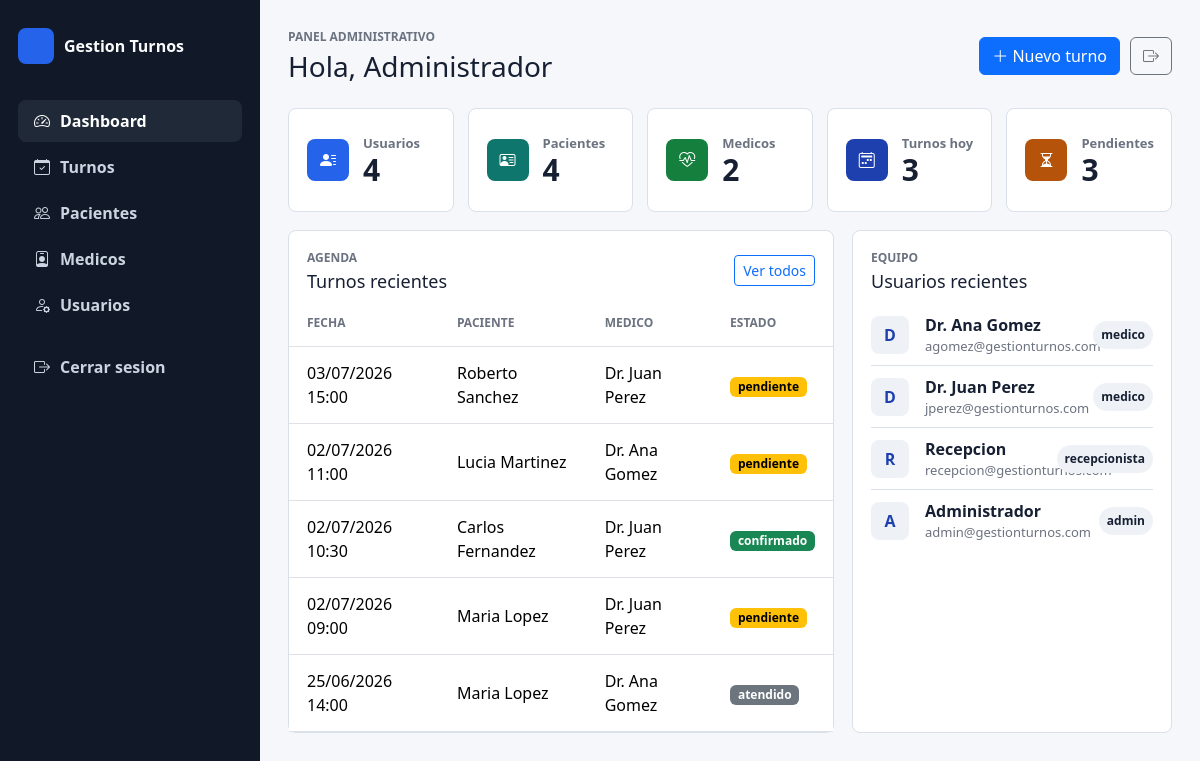
Page /index.php?action=dashboard (signed in) on the committed database.
### tables this page shows
CREATE TABLE turnos (
    id INT UNSIGNED AUTO_INCREMENT PRIMARY KEY,
    id_medico INT UNSIGNED NOT NULL,
    id_paciente INT UNSIGNED NOT NULL,
    fecha_hora DATETIME NOT NULL,
    motivo VARCHAR(255) NULL,
    estado ENUM('pendiente', 'confirmado', 'cancelado', 'atendido') NOT NULL DEFAULT 'pendiente',
    created_at TIMESTAMP NOT NULL DEFAULT CURRENT_TIMESTAMP,
    updated_at TIMESTAMP NOT NULL DEFAULT CURRENT_TIMESTAMP ON UPDATE CURRENT_TIMESTAMP,
    UNIQUE KEY uq_turnos_medico_fecha (id_medico, fecha_hora),
    KEY idx_turnos_paciente (id_paciente),
    KEY idx_turnos_fecha (fecha_hora),
    KEY idx_turnos_estado (estado),
    CONSTRAINT fk_turnos_medico
        FOREIGN KEY (id_medico) REFERENCES usuarios (id)
        ON UPDATE CASCADE
        ON DELETE RESTRICT,
    CONSTRAINT fk_turnos_paciente
        FOREIGN KEY (id_paciente) REFERENCES pacientes (id)
        ON UPDATE CASCADE
        ON DELETE RESTRICT
);

CREATE TABLE usuarios (
    id INT UNSIGNED AUTO_INCREMENT PRIMARY KEY,
    nombre VARCHAR(120) NOT NULL,
    email VARCHAR(150) NOT NULL,
    password VARCHAR(255) NOT NULL,
    rol ENUM('admin', 'recepcionista', 'medico') NOT NULL,
    especialidad VARCHAR(100) NULL,
    matricula VARCHAR(50) NULL,
    created_at TIMESTAMP NOT NULL DEFAULT CURRENT_TIMESTAMP,
    updated_at TIMESTAMP NOT NULL DEFAULT CURRENT_TIMESTAMP ON UPDATE CURRENT_TIMESTAMP,
    UNIQUE KEY uq_usuarios_email (email),
    KEY idx_usuarios_rol (rol),
    KEY idx_usuarios_medico (rol, especialidad, matricula)
);

### views/admin/dashboard.php (the view, shortened to what this page needs)
<?php
$nombreUsuario = $_SESSION['usuario_nombre'] ?? 'Administrador';
$stats = [
    'usuarios' => 0,
    'pacientes' => 0,
    'medicos' => 0,
    'turnos_hoy' => 0,
    'turnos_pendientes' => 0,
];
$turnosRecientes = [];
$usuariosRecientes = [];
try {
    $db = conexion::conexion();
    $stats['usuarios'] = (int) $db->query('SELECT COUNT(*) FROM usuarios')->fetchColumn();
    $stats['pacientes'] = (int) $db->query('SELECT COUNT(*) FROM pacientes')->fetchColumn();
    $stats['medicos'] = (int) $db->query("SELECT COUNT(*) FROM usuarios WHERE rol = 'medico'")->fetchColumn();
    $stats['turnos_hoy'] = (int) $db->query('SELECT COUNT(*) FROM turnos WHERE DATE(fecha_hora) = CURDATE()')->fetchColumn();
    $stats['turnos_pendientes'] = (int) $db->query("SELECT COUNT(*) FROM turnos WHERE estado = 'pendiente'")->fetchColumn();
    $stmtTurnos = $db->query("
        SELECT
            t.fecha_hora,
            t.estado,
            t.motivo,
            CONCAT(p.nombre, ' ', p.apellido) AS paciente,
            COALESCE(u.nombre, 'Sin medico asignado') AS medico
        FROM turnos t
        LEFT JOIN pacientes p ON p.id = t.id_paciente
        LEFT JOIN usuarios u ON u.id = t.id_medico
        ORDER BY t.fecha_hora DESC
        LIMIT 5
    ");
    $turnosRecientes = $stmtTurnos->fetchAll();
    $stmtUsuarios = $db->query("
        SELECT nombre, email, rol, created_at
        FROM usuarios
        ORDER BY created_at DESC, id DESC
        LIMIT 5
    ");
    $usuariosRecientes = $stmtUsuarios->fetchAll();
} catch (Throwable $e) {
    error_log('Error en dashboard admin: ' . $e->getMessage());
    $errorDashboard = 'No se pudieron cargar los datos del dashboard.';
}
function badgeEstado(string $estado): string
{
    return match ($estado) {
        'confirmado' => 'text-bg-success',
        'cancelado' => 'text-bg-danger',
        'atendido' => 'text-bg-secondary',
        default => 'text-bg-warning',
    };
}
?>
<!DOCTYPE html>
<html lang="es">
<head>
    <link href="https://cdn.jsdelivr.net/npm/bootstrap@5.3.3/dist/css/bootstrap.min.css" rel="stylesheet">
    <link href="https://cdn.jsdelivr.net/npm/bootstrap-icons@1.11.3/font/bootstrap-icons.css" rel="stylesheet">
    <link href="public/css/admin-dashboard.css" rel="stylesheet">
</head>
<body>
    <div class="app-shell">
        <?php require __DIR__ . '/../layouts/sidebar.php'; ?>
        <main class="main-content">
            <header class="topbar">
                <div>
                    <p class="eyebrow">Panel administrativo</p>
                    <h1>Hola, <?php echo htmlspecialchars($nombreUsuario); ?></h1>
                </div>
                <div class="topbar-actions">
                    <a href="index.php?action=turnos_crear" class="btn btn-primary">
                        <i class="bi bi-plus-lg"></i>
                        <span>Nuevo turno</span>
                    </a>
                    <a href="index.php?action=logout" class="btn btn-outline-secondary icon-btn" title="Cerrar sesion">
                        <i class="bi bi-box-arrow-right"></i>
                    </a>
                </div>
            </header>
            <section class="stats-grid">
                <article class="stat-card">
                    <div class="stat-icon users"><i class="bi bi-person-lines-fill"></i></div>
                    <div>
                        <span>Usuarios</span>
                        <strong><?php echo $stats['usuarios']; ?></strong>
                    </div>
                </article>
                <article class="stat-card">
                    <div class="stat-icon patients"><i class="bi bi-person-vcard"></i></div>
                    <div>
                        <span>Pacientes</span>
                        <strong><?php echo $stats['pacientes']; ?></strong>
                    </div>
                </article>
                <article class="stat-card">
                    <div class="stat-icon doctors"><i class="bi bi-heart-pulse"></i></div>
                    <div>
                        <span>Medicos</span>
                        <strong><?php echo $stats['medicos']; ?></strong>
                    </div>
                </article>
                <article class="stat-card">
                    <div class="stat-icon calendar"><i class="bi bi-calendar2-week"></i></div>
                    <div>
                        <span>Turnos hoy</span>
                        <strong><?php echo $stats['turnos_hoy']; ?></strong>
                    </div>
                </article>
                <article class="stat-card">
                    <div class="stat-icon pending"><i class="bi bi-hourglass-split"></i></div>
                    <div>
                        <span>Pendientes</span>
                        <strong><?php echo $stats['turnos_pendientes']; ?></strong>
                    </div>
                </article>
            </section>
            <section class="content-grid">
                <article class="panel">
                    <div class="panel-header">
                        <div>
                            <p class="eyebrow">Agenda</p>
                            <h2>Turnos recientes</h2>
                        </div>
                        <a href="index.php?action=turnos" class="btn btn-sm btn-outline-primary">Ver todos</a>
                    </div>
                    <div class="table-responsive">
                        <table class="table align-middle">
                            <thead>
                                <tr>
                                    <th>Fecha</th>
                                    <th>Paciente</th>
                                    <th>Medico</th>
                                    <th>Estado</th>
                                </tr>
                            </thead>
                            <tbody>
                                <?php foreach ($turnosRecientes as $turno): ?>
                                    <tr>
                                        <td>
                                            <?php echo htmlspecialchars(date('d/m/Y H:i', strtotime($turno['fecha_hora']))); ?>
                                        </td>
                                        <td><?php echo htmlspecialchars($turno['paciente'] ?? 'Sin paciente'); ?></td>
                                        <td><?php echo htmlspecialchars($turno['medico']); ?></td>
                                        <td>
                                            <span class="badge <?php echo badgeEstado($turno['estado']); ?>">
                                                <?php echo htmlspecialchars($turno['estado']); ?>
                                            </span>
                                        </td>
                                    </tr>
                                <?php endforeach; ?>
                            </tbody>
                        </table>
                    </div>
                </article>
                <article class="panel">
                    <div class="panel-header">
                        <div>
                            <p class="eyebrow">Equipo</p>
                            <h2>Usuarios recientes</h2>
                        </div>
                    </div>
                    <div class="user-list">
                        <?php foreach ($usuariosRecientes as $usuario): ?>
                            <div class="user-row">
                                <div class="avatar">
                                    <?php echo htmlspecialchars(strtoupper(substr($usuario['nombre'], 0, 1))); ?>
                                </div>
                                <div>
                                    <strong><?php echo htmlspecialchars($usuario['nombre']); ?></strong>
                                    <span><?php echo htmlspecialchars($usuario['email']); ?></span>
                                </div>
                                <span class="role-pill"><?php echo htmlspecialchars($usuario['rol']); ?></span>
                            </div>
                        <?php endforeach; ?>
                    </div>
                </article>
            </section>
        </main>
    </div>
</body>
</html>

### rows in the picture
turnos: fecha_hora "03/07/2026 15:00", paciente "Roberto Sanchez", medico "Dr. Juan Perez", estado "pendiente"
turnos: fecha_hora "02/07/2026 11:00", paciente "Lucia Martinez", medico "Dr. Ana Gomez", estado "pendiente"
turnos: fecha_hora "02/07/2026 10:30", paciente "Carlos Fernandez", medico "Dr. Juan Perez", estado "confirmado"
turnos: fecha_hora "02/07/2026 09:00", paciente "Maria Lopez", medico "Dr. Juan Perez", estado "pendiente"
turnos: fecha_hora "25/06/2026 14:00", paciente "Maria Lopez", medico "Dr. Ana Gomez", estado "atendido"
usuarios: nombre "D", nombre "Dr. Ana Gomez", email "agomez@gestionturnos.com", rol "medico"
usuarios: nombre "D", nombre "Dr. Juan Perez", email "jperez@gestionturnos.com", rol "medico"
usuarios: nombre "R", nombre "Recepcion", email "recepcion@gestionturnos.com", rol "recepcionista"
usuarios: nombre "A", nombre "Administrador", email "admin@gestionturnos.com", rol "admin"

### other values in the picture
$nombreUsuario "Administrador"
$stats['usuarios'] "4"
$stats['pacientes'] "4"
$stats['medicos'] "2"
$stats['turnos_hoy'] "3"
$stats['turnos_pendientes'] "3"
